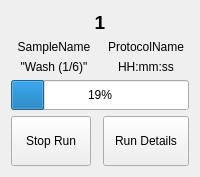
          <widget class="QWidget" name="S1Page1">
           <layout class="QGridLayout" name="gridLayout_29" columnstretch="0,0">
            <item row="9" column="0" colspan="2">
             <widget class="QProgressBar" name="progressBar_1">
              <property name="enabled">
               <bool>true</bool>
              </property>
              <property name="sizePolicy">
               <sizepolicy hsizetype="MinimumExpanding" vsizetype="Fixed">
                <horstretch>0</horstretch>
                <verstretch>0</verstretch>
               </sizepolicy>
              </property>
              <property name="minimumSize">
               <size>
                <width>0</width>
                <height>30</height>
               </size>
              </property>
              <property name="value">
               <number>19</number>
              </property>
              <property name="textVisible">
               <bool>true</bool>
              </property>
              <property name="format">
               <string>%p%</string>
              </property>
             </widget>
            </item>
            <item row="1" column="0">
             <widget class="QLabel" name="sampName_1">
              <property name="sizePolicy">
               <sizepolicy hsizetype="MinimumExpanding" vsizetype="Fixed">
                <horstretch>0</horstretch>
                <verstretch>0</verstretch>
               </sizepolicy>
              </property>
              <property name="text">
               <string>SampleName</string>
              </property>
              <property name="alignment">
               <set>Qt::AlignCenter</set>
              </property>
             </widget>
            </item>
            <item row="7" column="0">
             <widget class="QLabel" name="stepLab_1">
              <property name="sizePolicy">
               <sizepolicy hsizetype="MinimumExpanding" vsizetype="Fixed">
                <horstretch>0</horstretch>
                <verstretch>0</verstretch>
               </sizepolicy>
              </property>
              <property name="text">
               <string>&quot;Wash (1/6)&quot;</string>
              </property>
              <property name="alignment">
               <set>Qt::AlignCenter</set>
              </property>
             </widget>
            </item>
            <item row="1" column="1">
             <widget class="QLabel" name="protName_1">
              <property name="sizePolicy">
               <sizepolicy hsizetype="MinimumExpanding" vsizetype="Fixed">
                <horstretch>0</horstretch>
                <verstretch>0</verstretch>
               </sizepolicy>
              </property>
              <property name="text">
               <string>ProtocolName</string>
              </property>
              <property name="alignment">
               <set>Qt::AlignCenter</set>
              </property>
             </widget>
            </item>
            <item row="0" column="0" colspan="2">
             <widget class="QLabel" name="casN_11">
              <property name="sizePolicy">
               <sizepolicy hsizetype="MinimumExpanding" vsizetype="Fixed">
                <horstretch>0</horstretch>
                <verstretch>0</verstretch>
               </sizepolicy>
              </property>
              <property name="font">
               <font>
                <pointsize>14</pointsize>
                <weight>75</weight>
                <bold>true</bold>
               </font>
              </property>
              <property name="text">
               <string>1</string>
              </property>
              <property name="alignment">
               <set>Qt::AlignCenter</set>
              </property>
             </widget>
            </item>
            <item row="7" column="1">
             <widget class="QLabel" name="time_1">
              <property name="sizePolicy">
               <sizepolicy hsizetype="MinimumExpanding" vsizetype="Fixed">
                <horstretch>0</horstretch>
                <verstretch>0</verstretch>
               </sizepolicy>
              </property>
              <property name="text">
               <string>HH:mm:ss</string>
              </property>
              <property name="alignment">
               <set>Qt::AlignCenter</set>
              </property>
             </widget>
            </item>
            <item row="10" column="0">
             <widget class="QPushButton" name="stopB_1">
              <property name="sizePolicy">
               <sizepolicy hsizetype="Fixed" vsizetype="Fixed">
                <horstretch>0</horstretch>
                <verstretch>0</verstretch>
               </sizepolicy>
              </property>
              <property name="minimumSize">
               <size>
                <width>50</width>
                <height>50</height>
               </size>
              </property>
              <property name="text">
               <string>Stop Run</string>
              </property>
             </widget>
            </item>
            <item row="10" column="1">
             <widget class="QPushButton" name="runDetB_1">
              <property name="sizePolicy">
               <sizepolicy hsizetype="MinimumExpanding" vsizetype="Fixed">
                <horstretch>0</horstretch>
                <verstretch>0</verstretch>
               </sizepolicy>
              </property>
              <property name="minimumSize">
               <size>
                <width>0</width>
                <height>50</height>
               </size>
              </property>
              <property name="text">
               <string>Run Details</string>
              </property>
              <property name="autoDefault">
               <bool>false</bool>
              </property>
              <property name="default">
               <bool>false</bool>
              </property>
              <property name="flat">
               <bool>false</bool>
              </property>
             </widget>
            </item>
           </layout>
          </widget>
